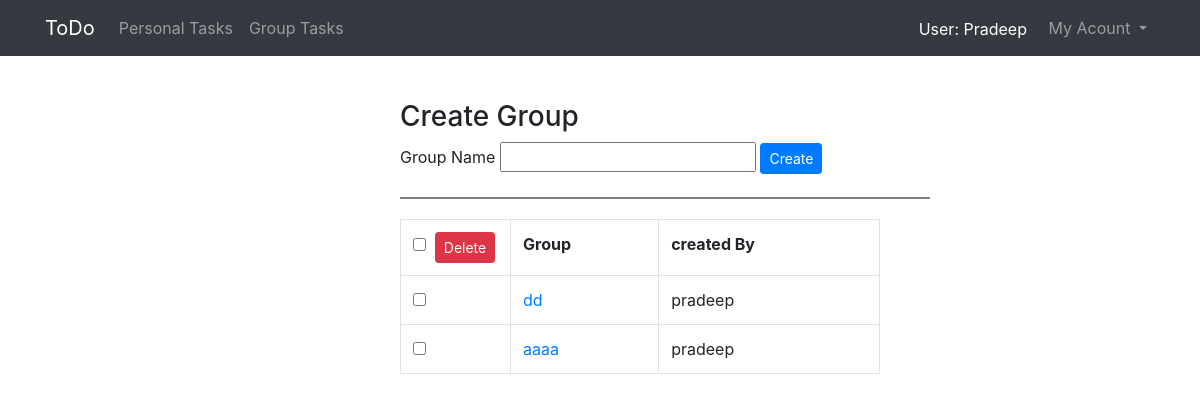
Page /createGroup/ (signed in) on the earlier database version.
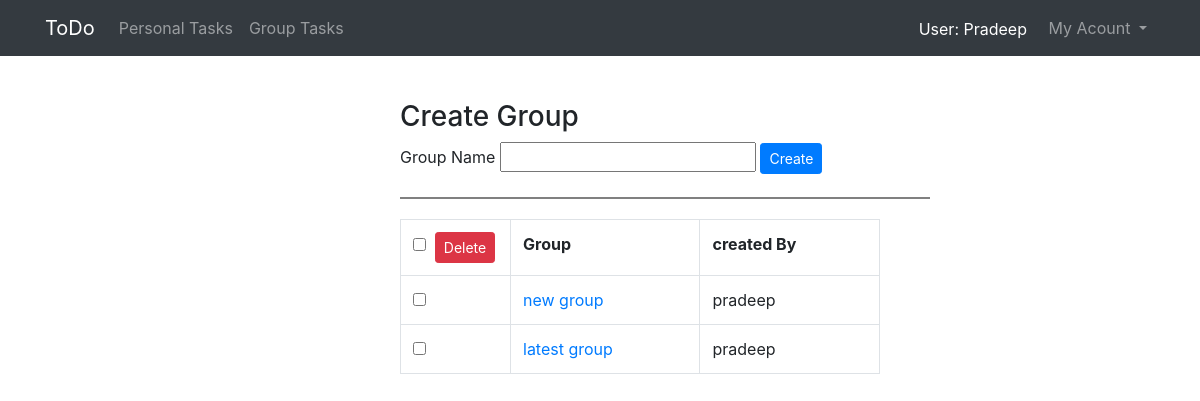
Same page on the later database version.
### todoapp/models.py (models this page shows)
class GroupModel(models.Model):
	grpid = models.CharField(max_length = 60)
	member =  models.ForeignKey(User,on_delete=models.CASCADE,null=True)
	group =  models.CharField(max_length=60)
	created_by = models.CharField(max_length = 60)

### todoapp/views.py (the view, shortened to what this page needs)
# urls.py: path('createGroup/',v1.createGroupview),
@login_required
def createGroupview(request):
    grpdata_member=GroupModel.objects.filter(member=request.user)
    mylist_data=ToDoModel.objects.filter(user=request.user,status='todo',flagTask='no')
    task_flag_update(request.user)
    return render(request,'todoapp/createGroup.html',
            {'current_user':request.user ,'grpdata_member':grpdata_member,'data':mylist_data})

### todoapp/supporting_python.py (called while the page is built)
def task_flag_update(user):
    mylist_data = ToDoModel.objects.filter(user=user,status='todo',flagTask='no')
    current_date=str(datetime.now().date())+datetime.now().strftime("%H:%M")
    for task in mylist_data:
        tasktime=str(task.date)+task.time.strftime("%H:%M")
        if current_date == tasktime:
            task.flagTask = 'yes'
            task.save()

### template/todoapp/createGroup.html (shortened to what this page needs)
<!DOCTYPE html>
{% extends "todoapp/base2.html" %}
{% block body_block %}
	<div class="create_group">
    <h3>Create Group</h3>
  <form method="post" action="/createGroup/">
    <label>Group Name</label>
    <input type="text" name="group" required>
    <input type="submit" value="Create" class="btn btn-primary btn-sm">
  </form>
  <div class="bottom_border_style"></div>
  <div>
    {% if grpdata_member %}
    <form action="/deleteGroups/" method="post">
    <table class="table table-bordered sortable" id="myTable" style="width: 60%;">
        <tr>
          <th style="width: 110px">
                <input type="checkbox" id="selecttodo" onclick="selectAll(this,document.getElementsByClassName('flag_group'))"><span style="padding-left:5px;">
                  <input type="submit" name="submit" class="btn btn-danger btn-sm" value="Delete">
                </span>
              </th>
          <th class ="grpSort">Group</th>
          <th class ="created" >created By</th>
        </tr>
      {% for data in grpdata_member %}
        <tr>
          <td><input type="checkbox" class="flag_group"  name="group=={{data.grpid}}">
          <td class="group">
          <a href="#">{{data.group}}</a>
          </td>
          <td class="admins" >
            {{data.created_by}}
          </td>
        </tr>
      {% endfor %}
    </table>
     </form>
     {%endif%}
	</div>
{%endblock%}

Differences in the rows shown:
removed GroupModel: group "dd", created_by "pradeep"
removed GroupModel: group "aaaa", created_by "pradeep"
added GroupModel: group "new group", created_by "pradeep"
now on this page (row edited): GroupModel: group "latest group", created_by "pradeep"
